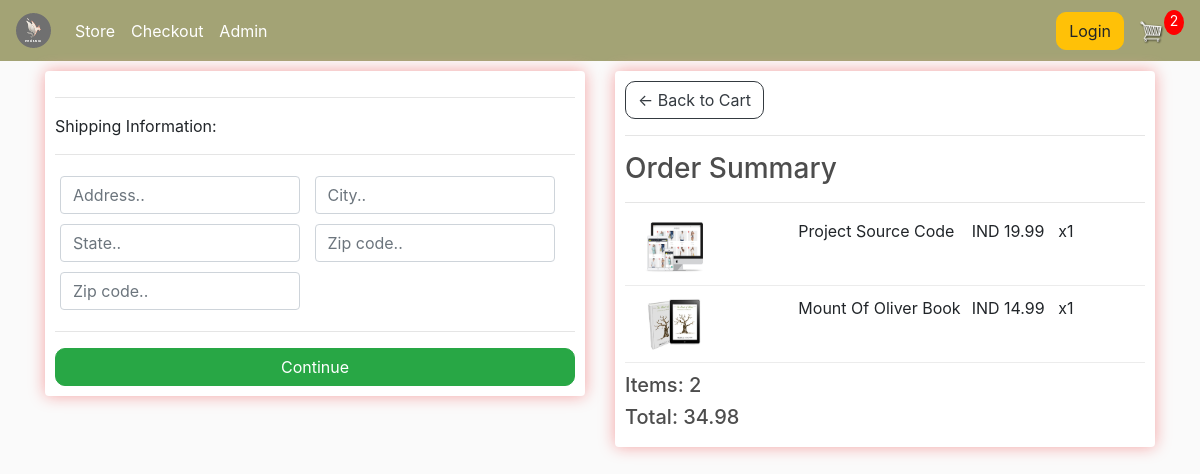
/store/checkout/ (signed in), run on an earlier commit of the app's database.
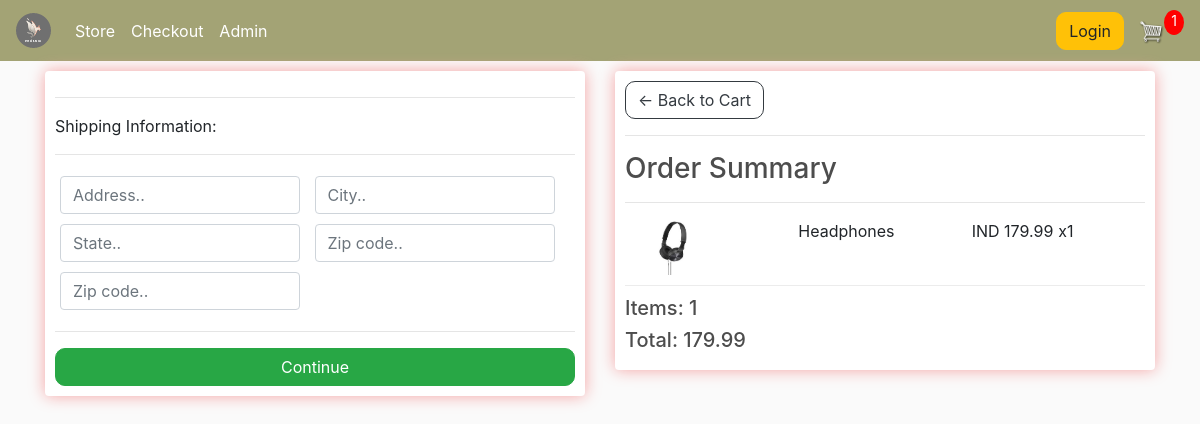
And on a later commit of the database.
### store/models.py (models this page shows, shortened)
class OrderItem(models.Model):
    product=models.ForeignKey(Product,on_delete=models.SET_NULL,null=True)
    order=models.ForeignKey(Order,on_delete=models.SET_NULL,null=True)
    quantity=models.IntegerField(default=0,null=True,blank=True)
    date_added=models.DateTimeField(auto_now_add=True)
    @property
    def get_total(self):
        total=self.product.price * self.quantity
        return total

class Product(models.Model):
    name=models.CharField(max_length=264,null=True)
    price=models.FloatField()
    digital=models.BooleanField(default=True,null=True,blank=False)
    image=models.ImageField(null=True,blank=True)
    @property
    def imageURL(self):
        try:
            url=self.image.url
        except:
            url=''
        return url

class Order(models.Model):
    customer=models.ForeignKey(Customer,on_delete=models.SET_NULL,blank=True,null=True)
    date_ordered=models.DateTimeField(auto_now_add=True)
    complete=models.BooleanField(default=False,null=True,blank=False)
    transaction_id=models.CharField(max_length=200,null=True)
    @property
    def shipping(self):
        shipping=False
        orderitems=self.orderitem_set.all()
        for i in orderitems:
            if i.product.digital==False:
                shipping=True
        return shipping
    @property
    def get_cart_total(self):
        orderitems=self.orderitem_set.all()
        total=sum([item.get_total for item in orderitems])
        return total
    @property
    def get_cart_item(self):
        orderitems=self.orderitem_set.all()
        total=sum([item.quantity for item in orderitems])
        return total

### store/views.py (the view)
# urls.py: path('checkout/',views.checkout,name='checkout'),
def checkout(request):
    if request.user.is_authenticated:
        customer=request.user.customer
        order, created=Order.objects.get_or_create(customer=customer,complete=False)
        items=order.orderitem_set.all()
        cardItems=order.get_cart_item
    else:
        items=[]
        order={'get_cart_total':0,'get_cart_item':0}
        cardItems=order['get_cart_item']
    context={'items':items,'order':order,'cardItems':cardItems,'shipping':False}
    return render(request,'store/checkout.html',context)

### store/templates/store/checkout.html (shortened to what this page needs)
{% extends 'store/base.html' %}
{% load static %}
{% block body_block %}
<div class="container">
  <div class="row">
   <div class="col-lg-6">
     <div class="box-element" id="form-wrapper">
       <form id="form">
         <div id="shipping-info">
           <hr>
           <p>Shipping Information:</p>
           <hr>
           <div class="form-field">
             <input class="form-control" type="text" name="address" placeholder="Address..">
           </div>
           <div class="form-field">
             <input class="form-control" type="text" name="city" placeholder="City..">
           </div>
           <div class="form-field">
             <input class="form-control" type="text" name="state" placeholder="State..">
           </div>
           <div class="form-field">
             <input class="form-control" type="text" name="zipcode" placeholder="Zip code..">
           </div>
           <div class="form-field">
             <input class="form-control" type="text" name="country" placeholder="Zip code..">
           </div>
         </div>
         <hr>
         <input id="form-button" class="btn btn-success btn-block" type="submit" value="Continue">
       </form>
     </div>
     <br>
   </div>
   <div class="col-lg-6">
     <div class="box-element">
       <a  class="btn btn-outline-dark" href="{% url 'store:cart' %}">&#x2190; Back to Cart</a>
       <hr>
       <h3>Order Summary</h3>
       <hr>
       {% for item in items %}
       <div class="cart-row">
         <div style="flex:2"><img class="row-image" src="{{item.product.imageURL}}"></div>
         <div style="flex:2"><p>{{item.product.name}}</p></div>
         <div style="flex:1"><p>IND {{item.product.price}}</p></div>
         <div style="flex:1"><p>x{{item.quantity}}</p></div>
       </div>
       {% endfor %}
       <h5>Items:   {{order.get_cart_item}}</h5>
       <h5>Total:   {{order.get_cart_total|floatformat:2}}</h5>
     </div>
   </div>
  </div>
</div>
{% endblock %}

What changed in the data, as far as the page shows it:
removed OrderItem: product.imageURL (picture), product.name "Project Source Code", product.price "19.99", quantity "1"
removed OrderItem: product.imageURL (picture), product.name "Mount Of Oliver Book", product.price "14.99", quantity "1"
added OrderItem: product.imageURL (picture), product.name "Headphones", product.price "179.99", quantity "1"
computed for Order: get_cart_item "2" → "1"; get_cart_total "34.98" → "179.99"
Also different on the page:
{{ cardItems }}: "2" → "1"
